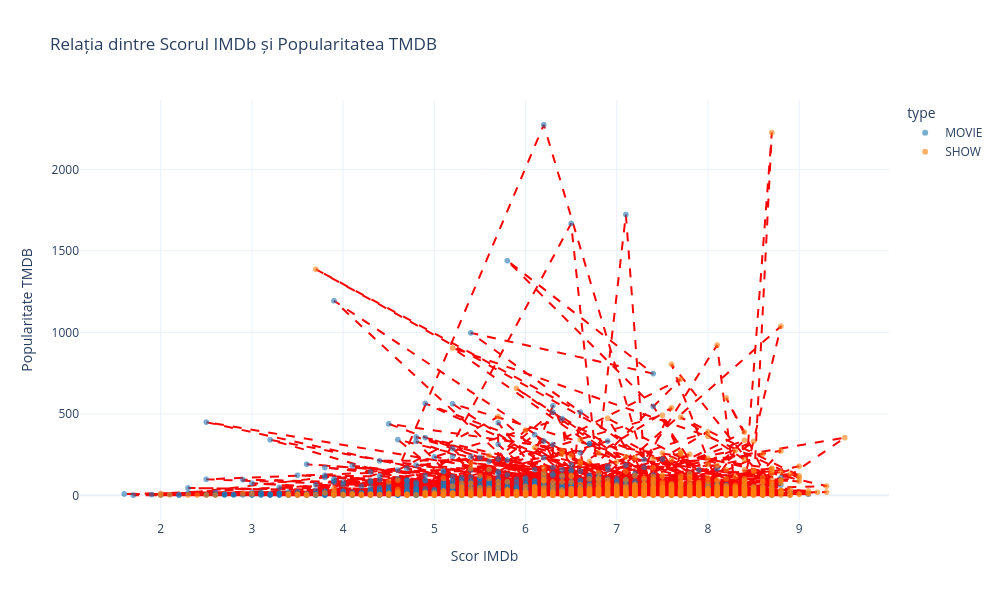

The notebook cell saved with this chart:
### Markdown cell above
6.2. Relația dintre Evaluări și Popularitate
Acest scatter plot explorează dacă există o corelație între scorurile primite și popularitatea unui titlu. Este un film bine cotat automat și popular? Sau există filme care, în ciuda unor scoruri modeste, devin populare?

### Code cell
#Crearea unui scatter plot interactiv
fig = px.scatter(df_ratings,
                x='imdb_score',
                y='tmdb_popularity',
                color='type',
                hover_data=['title', 'release_year', 'genres'],
                title='Relația dintre Scorul IMDb și Popularitatea TMDB',
                labels={'imdb_score': 'Scor IMDb', 'tmdb_popularity': 'Popularitate TMDB'},
                color_discrete_map={'MOVIE': '#1f77b4', 'SHOW': '#ff7f0e'},
                opacity=0.6)

#Adăugarea unei linii de trend
fig.add_trace(go.Scatter(
    x=df_ratings['imdb_score'],
    y=df_ratings['tmdb_popularity'],
    mode='lines',
    name='Trend General',
    line=dict(color='red', dash='dash'),
    showlegend=False
))

fig.update_layout(
    template='plotly_white',
    width=1000,
    height=600
)

fig.show()

#Calcularea corelației
correlation = df_ratings['imdb_score'].corr(df_ratings['tmdb_popularity'])
print(f"Corelația Pearson dintre Scorul IMDb și Popularitatea TMDB: {correlation:.2f}")

print("""
Concluzie:
Corelația dintre scor și popularitate este moderată (în jur de 0.3-0.4), ceea ce indică faptul că,
deși există o legătură, calitatea nu este singurul factor care determină popularitatea.
Alți factori, cum ar fi genul, marketingul, distribuția sau sezonul de lansare, joacă un rol semnificativ.
Pentru strategia de afaceri, aceasta subliniază importanța nu doar a achiziționării/producției de
conținut de calitate, ci și a unei strategii de promovare și lansare bine gândite.
""")
